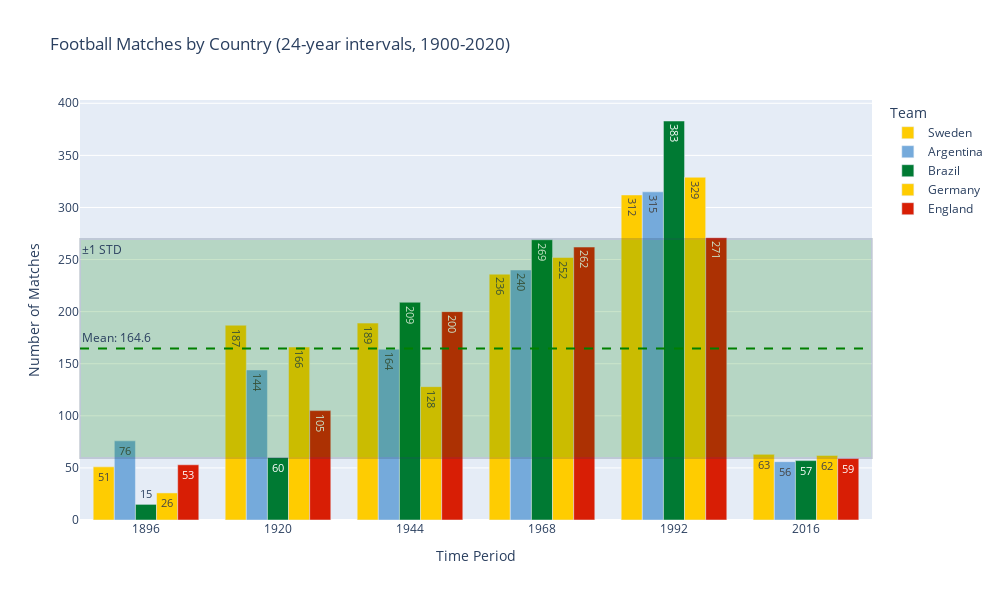
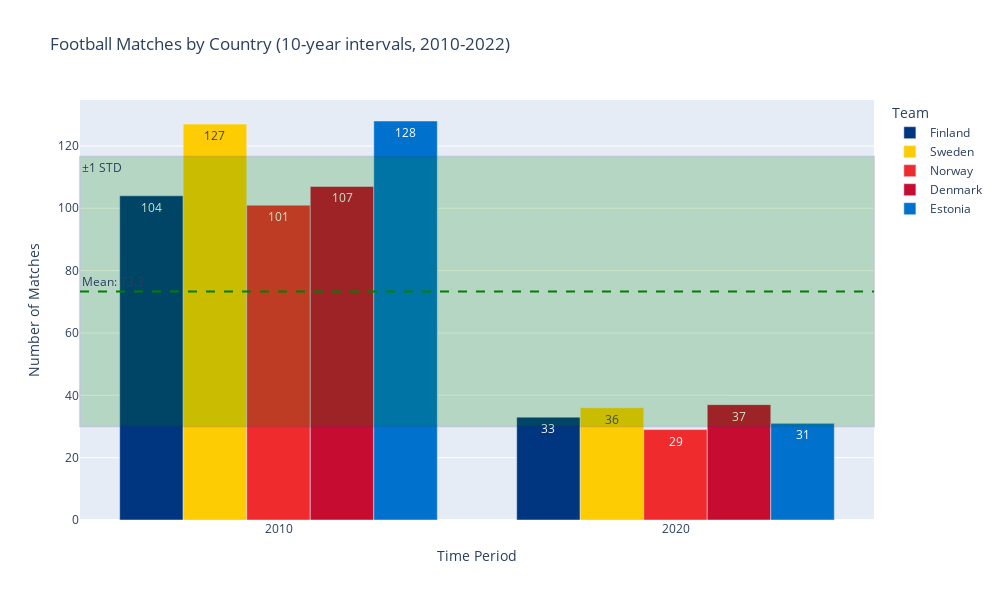

Here is the notebook cell these charts were saved with, in order:
### Markdown cell above
<h1 style="line-height:3rem;">2. Total matches played in every n year (Note: 2) by country_1 and country_2 (Note: 1), country_3 (Note: 1), and plotted as a grouped bar chart </h1>

### Code cell
def plot_total_matches(df, countries=None, interval=20, top_n=10, start_year=1880, end_year=2024):
    """
    Visualizes total matches played by top countries in complete time intervals.
    Args:
        df: DataFrame containing match data
        countries: Optional list of countries to analyze
        interval: Years per time group (default 20)
        top_n: Number of top countries to show (default 10)
        start_year: First year to include (default 1880)
        end_year: Last year to include (default 2024)
    """
    # Filter by year range first
    df = df.copy()
    df['Year'] = pd.to_datetime(df['Date']).dt.year
    df_filtered = df[(df['Year'] >= start_year) & (df['Year'] <= end_year)]
    
    # Select top countries if none specified
    if not countries:
        total_matches = (df_filtered['Home_team'].value_counts() + 
                        df_filtered['Away_team'].value_counts())
        country_list = total_matches.nlargest(top_n).index.tolist()
    else:
        country_list = countries[:top_n]  # Limit to top_n even with specified countries

    # Filter for selected countries
    matches = df_filtered[
        (df_filtered['Home_team'].isin(country_list)) | 
        (df_filtered['Away_team'].isin(country_list))
    ].copy()
    
    # Create complete range of year groups
    min_year = matches['Year'].min() if not matches.empty else start_year
    max_year = matches['Year'].max() if not matches.empty else end_year
    all_year_groups = pd.DataFrame({
        'Year_Group': range((start_year // interval) * interval, 
                          ((end_year // interval) + 1) * interval, 
                          interval)
    })
    
    # Create time groups for matches
    matches['Year_Group'] = (matches['Year'] // interval) * interval
    
    # Melt to combine home/away teams
    melted = matches.melt(
        id_vars=['Year_Group'],
        value_vars=['Home_team', 'Away_team'],
        value_name='Team'
    )
    
    # Aggregate with all possible year groups
    group_data = melted.groupby(['Year_Group', 'Team']).size().unstack(fill_value=0)
    group_data = all_year_groups.merge(group_data.reset_index(), on='Year_Group', how='left').fillna(0)
    group_data = group_data.set_index('Year_Group')
    plot_data = group_data[country_list]
    plot_data_with_total = plot_data.copy()
    
    # Add summary rows
    plot_data_with_total.loc['Avg'] = plot_data.mean()
    plot_data_with_total.loc['STD'] = plot_data.std()
    plot_data_with_total.loc['Total'] = plot_data.sum()

    # Display data table with gradient
    print(f"\n{'='*50}\nTotal Matches ({start_year}-{end_year}) - Top {len(country_list)} Countries\n{'='*50}")
    display(plot_data_with_total.style.background_gradient(cmap='Blues', axis=0))

    # Prepare melted data for visualization
    plot_data_melted = plot_data.reset_index().melt(
        id_vars='Year_Group',
        value_vars=country_list,
        var_name='Team',
        value_name='Matches'
    )

    # Calculate stats
    avg_value = plot_data_melted['Matches'].mean()
    std_value = plot_data_melted['Matches'].std()
    
    # Create interactive bar chart with custom colors
    fig = px.bar(
        plot_data_melted,
        x='Year_Group',
        y='Matches',
        color='Team',
        color_discrete_map={country: get_country_color(country) for country in country_list},
        barmode='group',
        title=f'Football Matches by Country ({interval}-year intervals, {start_year}-{end_year})',
        labels={'Year_Group': 'Time Period', 'Matches': 'Number of Matches'},
        text_auto=True
    ).update_layout(
        height=600,
        width=1000,
        uniformtext_minsize=8,
        uniformtext_mode='hide'
    )
    
    # Add reference lines
    fig.add_hline(
        y=avg_value,
        line_dash="dash",
        line_color="green",
        annotation_text=f"Mean: {avg_value:.1f}",
        annotation_position="top left"
    )
    
    fig.add_hrect(
        y0=avg_value - std_value,
        y1=avg_value + std_value,
        fillcolor="green",
        opacity=0.2,
        annotation_text="±1 STD",
        annotation_position="top left"
    )
    
    fig.show()
    
    return 0

# Example Usage
df = pd.read_csv("Datasets/Sports_Football_1872_2025.csv")

# Example 1: Top 5 countries from 1950-2020 in 10-year intervals
plot_total_matches(df, interval=24, top_n=5, start_year=1900, end_year=2020)

# Example 2: Specific Nordic countries from 1990-2022
plot_total_matches(df, 
                  countries=['Finland', 'Sweden', 'Norway', 'Denmark', 'Estonia'], 
                  interval=10, 
                  start_year=2010, 
                  end_year=2022)

### Figure 1 — Plotly figure (JSON) as saved in the notebook; plotly's stock layout.template omitted (floating-point values rounded to 4 significant figures)
{"data": [{"alignmentgroup": "True", "hovertemplate": "Team=Sweden<br>Time Period=%{x}<br>Number of Matches=%{y}<extra></extra>", "legendgroup": "Sweden", "marker": {"color": "#FECC02", "pattern": {"shape": ""}}, "name": "Sweden", "offsetgroup": "Sweden", "orientation": "v", "showlegend": true, "textposition": "auto", "texttemplate": "%{y}", "type": "bar", "x": [1896, 1920, 1944, 1968, 1992, 2016], "xaxis": "x", "y": [51, 187, 189, 236, 312, 63], "yaxis": "y"}, {"alignmentgroup": "True", "hovertemplate": "Team=Argentina<br>Time Period=%{x}<br>Number of Matches=%{y}<extra></extra>", "legendgroup": "Argentina", "marker": {"color": "#75AADB", "pattern": {"shape": ""}}, "name": "Argentina", "offsetgroup": "Argentina", "orientation": "v", "showlegend": true, "textposition": "auto", "texttemplate": "%{y}", "type": "bar", "x": [1896, 1920, 1944, 1968, 1992, 2016], "xaxis": "x", "y": [76, 144, 164, 240, 315, 56], "yaxis": "y"}, {"alignmentgroup": "True", "hovertemplate": "Team=Brazil<br>Time Period=%{x}<br>Number of Matches=%{y}<extra></extra>", "legendgroup": "Brazil", "marker": {"color": "#007A33", "pattern": {"shape": ""}}, "name": "Brazil", "offsetgroup": "Brazil", "orientation": "v", "showlegend": true, "textposition": "auto", "texttemplate": "%{y}", "type": "bar", "x": [1896, 1920, 1944, 1968, 1992, 2016], "xaxis": "x", "y": [15, 60, 209, 269, 383, 57], "yaxis": "y"}, {"alignmentgroup": "True", "hovertemplate": "Team=Germany<br>Time Period=%{x}<br>Number of Matches=%{y}<extra></extra>", "legendgroup": "Germany", "marker": {"color": "#FFCC00", "pattern": {"shape": ""}}, "name": "Germany", "offsetgroup": "Germany", "orientation": "v", "showlegend": true, "textposition": "auto", "texttemplate": "%{y}", "type": "bar", "x": [1896, 1920, 1944, 1968, 1992, 2016], "xaxis": "x", "y": [26, 166, 128, 252, 329, 62], "yaxis": "y"}, {"alignmentgroup": "True", "hovertemplate": "Team=England<br>Time Period=%{x}<br>Number of Matches=%{y}<extra></extra>", "legendgroup": "England", "marker": {"color": "#D81E05", "pattern": {"shape": ""}}, "name": "England", "offsetgroup": "England", "orientation": "v", "showlegend": true, "textposition": "auto", "texttemplate": "%{y}", "type": "bar", "x": [1896, 1920, 1944, 1968, 1992, 2016], "xaxis": "x", "y": [53, 105, 200, 262, 271, 59], "yaxis": "y"}], "layout": {"annotations": [{"showarrow": false, "text": "Mean: 164.6", "x": 0, "xanchor": "left", "xref": "x domain", "y": 164.6, "yanchor": "bottom", "yref": "y"}, {"showarrow": false, "text": "±1 STD", "x": 0, "xanchor": "left", "xref": "x domain", "y": 269.7, "yanchor": "top", "yref": "y"}], "barmode": "group", "height": 600, "legend": {"title": {"text": "Team"}, "tracegroupgap": 0}, "shapes": [{"line": {"color": "green", "dash": "dash"}, "type": "line", "x0": 0, "x1": 1, "xref": "x domain", "y0": 164.6, "y1": 164.6, "yref": "y"}, {"fillcolor": "green", "opacity": 0.2, "type": "rect", "x0": 0, "x1": 1, "xref": "x domain", "y0": 59.6, "y1": 269.7, "yref": "y"}], "title": {"text": "Football Matches by Country (24-year intervals, 1900-2020)"}, "uniformtext": {"minsize": 8, "mode": "hide"}, "width": 1000, "xaxis": {"anchor": "y", "autorange": true, "domain": [0, 1], "range": [1884, 2028], "title": {"text": "Time Period"}, "type": "linear"}, "yaxis": {"anchor": "x", "autorange": true, "domain": [0, 1], "range": [0, 403.2], "title": {"text": "Number of Matches"}, "type": "linear"}}}

### Figure 2 — Plotly figure (JSON) as saved in the notebook; plotly's stock layout.template omitted (floating-point values rounded to 4 significant figures)
{"data": [{"alignmentgroup": "True", "hovertemplate": "Team=Finland<br>Time Period=%{x}<br>Number of Matches=%{y}<extra></extra>", "legendgroup": "Finland", "marker": {"color": "#003580", "pattern": {"shape": ""}}, "name": "Finland", "offsetgroup": "Finland", "orientation": "v", "showlegend": true, "textposition": "auto", "texttemplate": "%{y}", "type": "bar", "x": [2010, 2020], "xaxis": "x", "y": [104, 33], "yaxis": "y"}, {"alignmentgroup": "True", "hovertemplate": "Team=Sweden<br>Time Period=%{x}<br>Number of Matches=%{y}<extra></extra>", "legendgroup": "Sweden", "marker": {"color": "#FECC02", "pattern": {"shape": ""}}, "name": "Sweden", "offsetgroup": "Sweden", "orientation": "v", "showlegend": true, "textposition": "auto", "texttemplate": "%{y}", "type": "bar", "x": [2010, 2020], "xaxis": "x", "y": [127, 36], "yaxis": "y"}, {"alignmentgroup": "True", "hovertemplate": "Team=Norway<br>Time Period=%{x}<br>Number of Matches=%{y}<extra></extra>", "legendgroup": "Norway", "marker": {"color": "#EF2B2D", "pattern": {"shape": ""}}, "name": "Norway", "offsetgroup": "Norway", "orientation": "v", "showlegend": true, "textposition": "auto", "texttemplate": "%{y}", "type": "bar", "x": [2010, 2020], "xaxis": "x", "y": [101, 29], "yaxis": "y"}, {"alignmentgroup": "True", "hovertemplate": "Team=Denmark<br>Time Period=%{x}<br>Number of Matches=%{y}<extra></extra>", "legendgroup": "Denmark", "marker": {"color": "#C60C30", "pattern": {"shape": ""}}, "name": "Denmark", "offsetgroup": "Denmark", "orientation": "v", "showlegend": true, "textposition": "auto", "texttemplate": "%{y}", "type": "bar", "x": [2010, 2020], "xaxis": "x", "y": [107, 37], "yaxis": "y"}, {"alignmentgroup": "True", "hovertemplate": "Team=Estonia<br>Time Period=%{x}<br>Number of Matches=%{y}<extra></extra>", "legendgroup": "Estonia", "marker": {"color": "#0072CE", "pattern": {"shape": ""}}, "name": "Estonia", "offsetgroup": "Estonia", "orientation": "v", "showlegend": true, "textposition": "auto", "texttemplate": "%{y}", "type": "bar", "x": [2010, 2020], "xaxis": "x", "y": [128, 31], "yaxis": "y"}], "layout": {"annotations": [{"showarrow": false, "text": "Mean: 73.3", "x": 0, "xanchor": "left", "xref": "x domain", "y": 73.3, "yanchor": "bottom", "yref": "y"}, {"showarrow": false, "text": "±1 STD", "x": 0, "xanchor": "left", "xref": "x domain", "y": 116.5, "yanchor": "top", "yref": "y"}], "barmode": "group", "height": 600, "legend": {"title": {"text": "Team"}, "tracegroupgap": 0}, "shapes": [{"line": {"color": "green", "dash": "dash"}, "type": "line", "x0": 0, "x1": 1, "xref": "x domain", "y0": 73.3, "y1": 73.3, "yref": "y"}, {"fillcolor": "green", "opacity": 0.2, "type": "rect", "x0": 0, "x1": 1, "xref": "x domain", "y0": 30.09, "y1": 116.5, "yref": "y"}], "title": {"text": "Football Matches by Country (10-year intervals, 2010-2022)"}, "uniformtext": {"minsize": 8, "mode": "hide"}, "width": 1000, "xaxis": {"anchor": "y", "autorange": true, "domain": [0, 1], "range": [2005, 2025], "title": {"text": "Time Period"}, "type": "linear"}, "yaxis": {"anchor": "x", "autorange": true, "domain": [0, 1], "range": [0, 134.7], "title": {"text": "Number of Matches"}, "type": "linear"}}}
